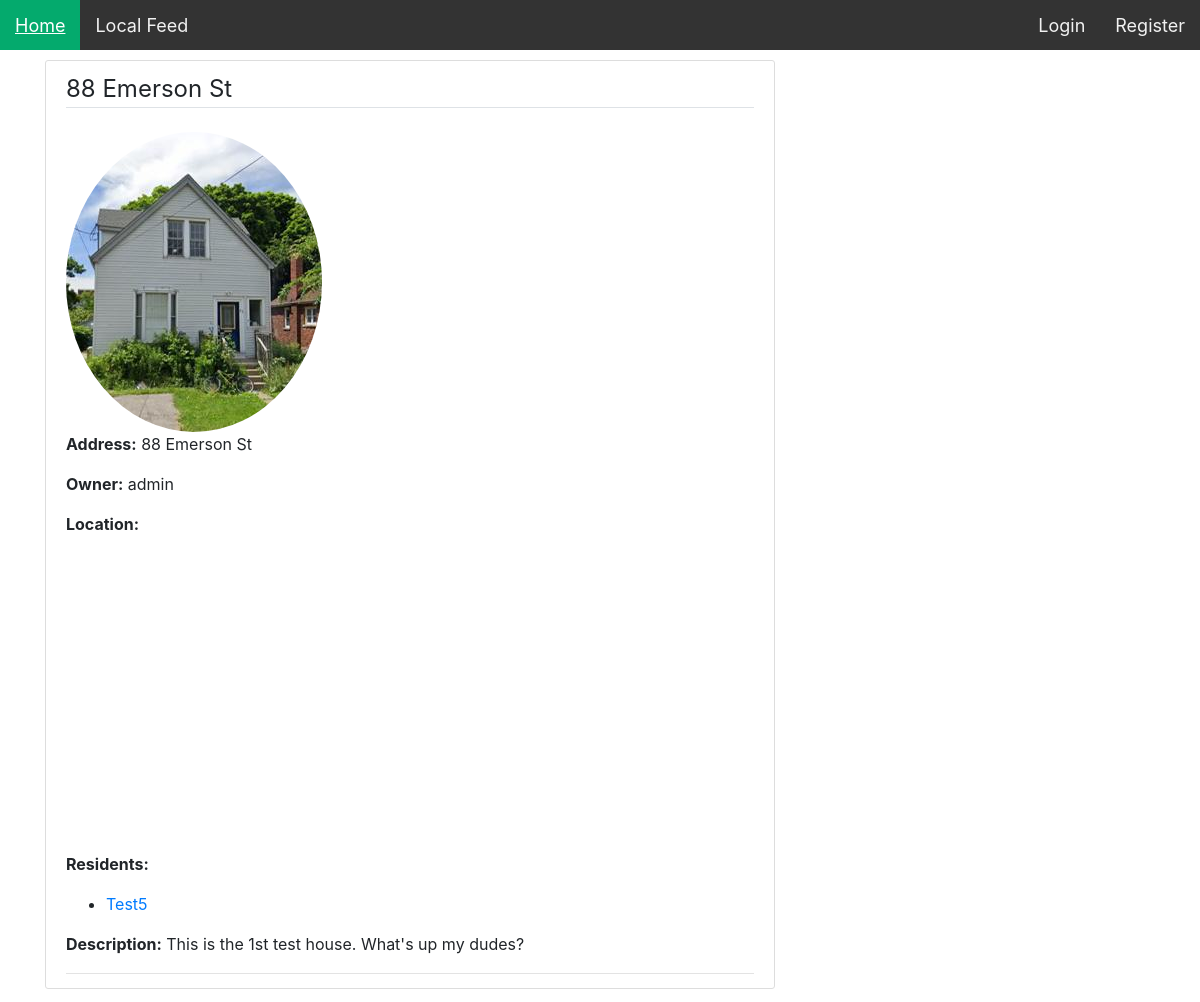
Page /house/88-emerson-st/ on the committed database.
### users/models.py (models this page shows, shortened)
class House(models.Model):
    address = models.CharField(max_length=150, unique=True)
    location = models.JSONField(default = dict, unique=True)
    owner = models.ForeignKey(User, null=True, on_delete=models.SET_NULL, related_name="owner")
    residents = models.ManyToManyField(User, blank=True)
    description = models.TextField(blank=True)
    slug = models.SlugField(blank=True)
    image = models.ImageField(default='house-default.jpg', upload_to='house_pics')

### map/views.py (the view)
# urls.py: path("house/<slug:slug>/", HouseDetailView.as_view(), name='house-detail'),
class HouseDetailView(DetailView):
    model = House

### BackyardBuddies/users/templates/users/house_detail.html (shortened to what this page needs)
{% extends "map/base.html" %}
{% block content %}
	<article class="media content-section">
	  <div class="media-body">
		<div class="article-metadata">
          <legend class="border-bottom mb-4">{{ object.address }}</legend>
		  <img class="rounded-circle" src="{{ object.image.url }}">
		  <p><strong>Address:</strong> {{ object.address }}</p>
		  <p><strong>Owner:</strong> {{ object.owner }}</p>
		  <p><strong>Location:</strong></p>
		  <div id="map2" style="height:300px;width:600px"></div>
		  <p><strong>Residents:</strong></p>
		  <ul>
			  {% for resident in object.residents.all %}
				<li><a href="#">{{ resident }}</a></li>
			  {% endfor %}
	      </ul>
		  <p><strong>Description:</strong> {{ object.description }}</p>
	  </div>
	</article>
{% endblock content %}

### map/static/map/style.css (style rules this page uses)
html, body { height: 100%; margin: 0; padding: 0; }
ul { margin: 0; }
.content-section { background: #ffffff; padding: 10px 20px; border: 1px solid #dddddd; border-radius: 3px; margin-top: 10px; margin-bottom: 20px; }
.article-metadata { padding-bottom: 1px; margin-bottom: 4px; border-bottom: 1px solid #e3e3e3 }

### rows in the picture
House: address "88 Emerson St", image (picture), owner "admin", description "This is the 1st test house. What's up my dudes?"

### other values in the picture
{{ resident }} "Test5"
